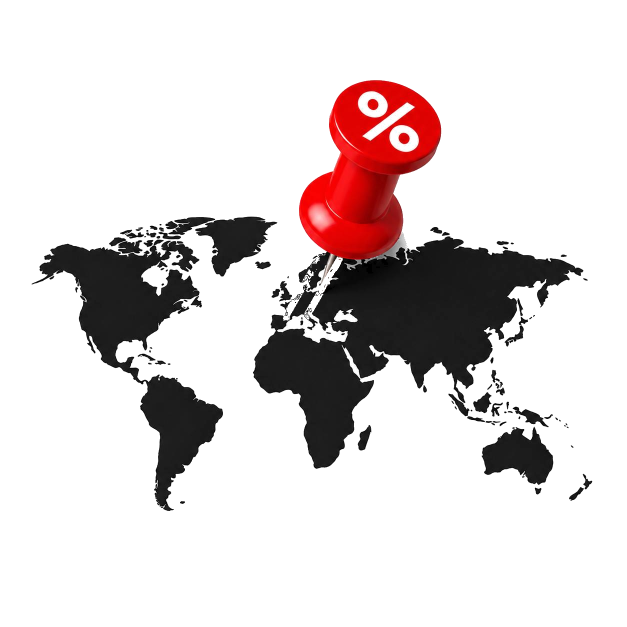
#> input picture pinfers-library/assets/pinfers-logo.png, 1254 x 1254 px (shown at 1/2 size)
$ python -i scenes.py   (imports and definitions only)
#> lines starting #> are read from the running program, lines starting #| are printed output that depends on the picture
### pinfers-library/template.py
"""Render an offline Pinfers preview. Never writes to Pinfers or publishes posts."""
import json
from pathlib import Path
from datetime import datetime
from zoneinfo import ZoneInfo
from PIL import Image, ImageDraw, ImageFont, ImageOps

ROOT = Path(__file__).resolve().parent
OUT = ROOT.parent / 'outputs'
OUT.mkdir(exist_ok=True)
DATA = []
RED = '#C20302'
INK = '#212326'
BG = '#EAF0F6'
FONT = str(ROOT/'assets/fonts/Outfit.ttf')

def font(size, bold=False):
    result=ImageFont.truetype(FONT,size)
    result.set_variation_by_axes([700 if bold else 400])
    return result

# [18 lines left out: functions wrap, textblock, not called in this run]

def dt(raw):
    return datetime.fromisoformat(raw.replace('Z','+00:00')).astimezone(ZoneInfo('Europe/Bucharest'))

def money(value):
    return f'{value:,.2f}'.replace(',',' ').replace('.',',').removesuffix(',00')

# [87 lines left out: functions rounded_asset, render, not called in this run]

### pinfers-library/scenes.py
"""Five independent, three-scene local videos. No publishing or DB access."""
import json, subprocess, html, zipfile
from pathlib import Path
from PIL import Image, ImageDraw, ImageOps, ImageChops
from template import ROOT, OUT, DATA, font, textblock, RED, INK, BG, money, rounded_asset, wrap

COPY=[
    'Crispy dog + cartofi, la Difereat Nicolina.',
    'Soluție pentru pardoseli și alte suprafețe. Recipient de 1 litru.',
    'Acrisyl KP 1.2, găleată de 25 kg. Preț pentru varianta albă; poate varia în funcție de culoare.',
    'Vas WC suspendat, Rimless, din porțelan. Dimensiuni: 370 × 560 × 440 mm.',
    'Centrală în condensare Viessmann Vitodens 100-W, 25 kW, cu kit inclus. Garanție: 2 ani.',
]

def base(header=True):
#> called with header = False
    im=Image.new('RGB',(1080,1920),BG)
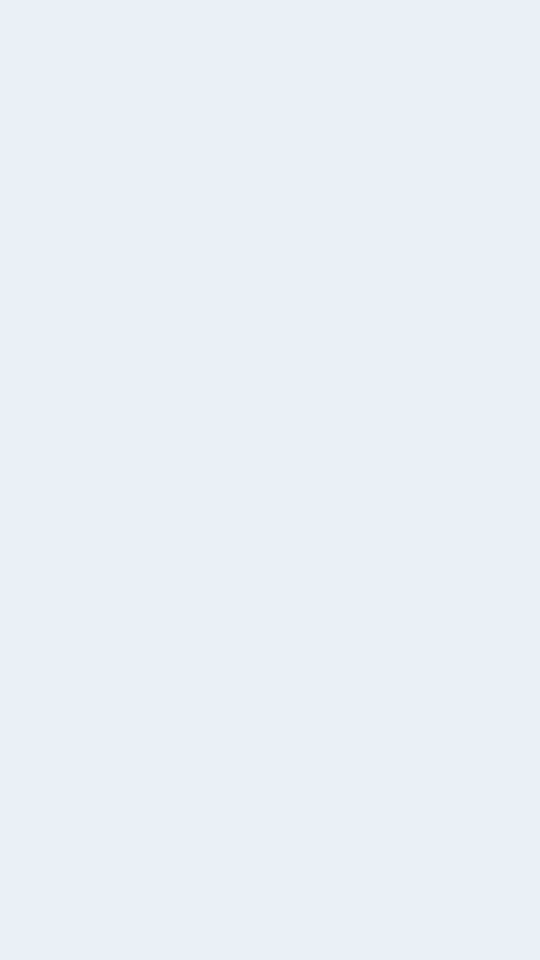
#> im: PIL image 1080x1920 RGB (shown at 1/2 size); mean R, G, B 234, 240, 246
    d=ImageDraw.Draw(im)
    brand=Image.open(ROOT/'assets/pinfers-logo.png').convert('RGBA')
#> brand is the input picture: PIL image 1254x1254 RGBA; mean R, G, B, A 215.4, 208.1, 208.2, 42.8
    brand=brand.crop(brand.getchannel('A').getbbox())
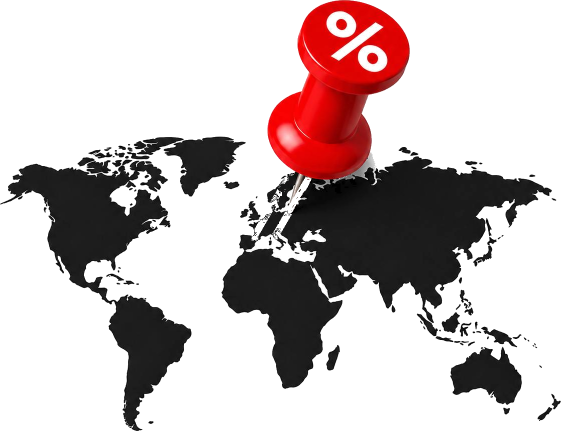
#> brand: PIL image 1122x862 RGBA (shown at 1/2 size); mean R, G, B, A 190.7, 178.8, 178.8, 69.6; transparent parts drawn white
    if header:
        small=ImageOps.contain(brand,(78,68))
        im.paste(small,(36,16),small)
    return im,d,brand

# [41 lines left out: function explanation, not called in this run]

def download():
    im,d,brand=base(header=False)
    brand=ImageOps.contain(brand,(800,710))
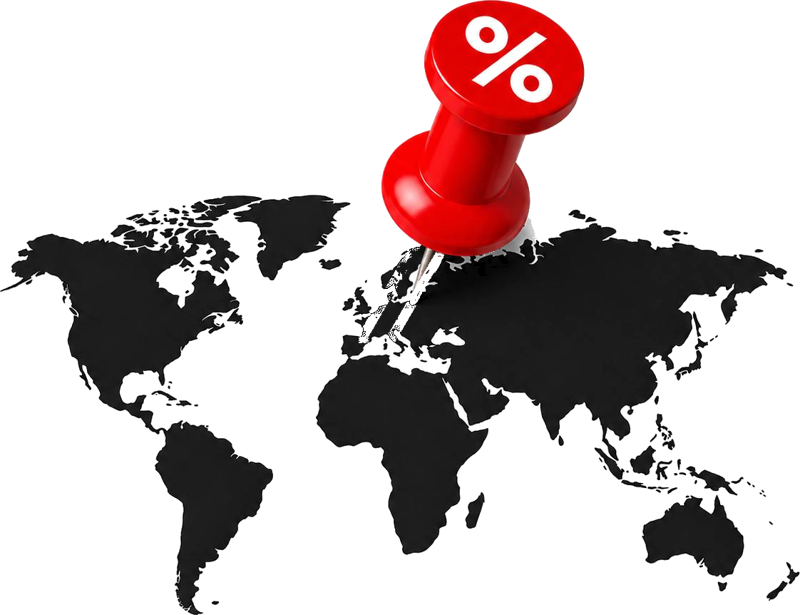
#> brand: PIL image 800x615 RGBA; mean R, G, B, A 14.8, 2.9, 3, 69.6; transparent parts drawn white
    im.paste(brand,((1080-brand.width)//2,170+(710-brand.height)//2),brand)
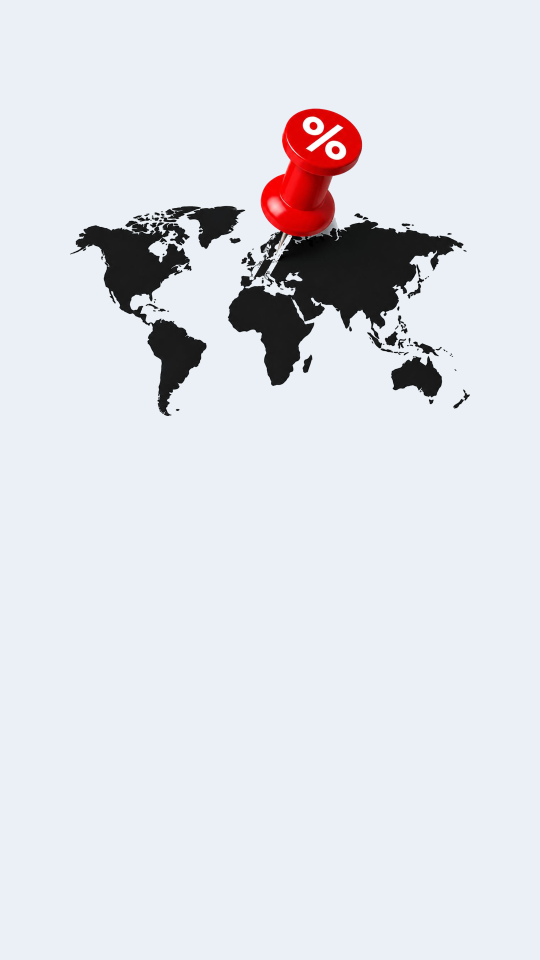
#> im: PIL image 1080x1920 RGB (shown at 1/2 size); mean R, G, B 222.3, 225.1, 230.7
    def center(text,y,size,bold=False,color=INK):
        w=d.textlength(text,font=font(size,bold))
        d.text(((1080-w)//2,y),text,font=font(size,bold),fill=color)
    center('Descarcă Pinfers.',930,78,True)
    center('Găsește oferta în aplicație.',1040,44)
    for name,y in [('google-play',1190),('app-store',1450)]:
        badge=Image.open(ROOT/f'assets/{name}.png').convert('RGBA')
        badge=ImageOps.contain(badge,(620,200))
        im.paste(badge,((1080-badge.width)//2,y),badge)
    center('Disponibilă pe Android și iPhone',1770,32,color='#6B7280')
    return im

#> (the run stopped early here; a loop or call above may not have finished)
